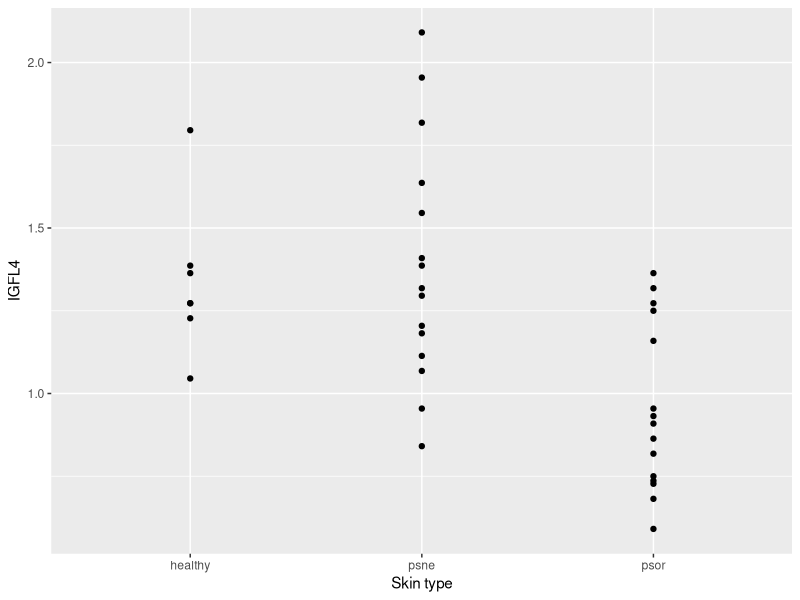

Here is the R script that generated this plot:
## ---- chunk 1
knitr::opts_chunk$set(echo = TRUE, eval = TRUE, warning = FALSE)
## ---- chunk 2
#install.packages("tidyverse")
#install.packages("readxl")
#install.packages("emmeans")
library(tidyverse)
library(readxl)
library(emmeans)
## ---- chunk 3
# Read in the data from Excel file and call it psoriasisData
setwd("/Users/qcr613/Documents/GitHub/FromExceltoR")
psoriasisData <- read_excel("../Data/psoriasis.xlsx")

# View the top rows of the dataset
head(psoriasisData)

# Extract the data of interest containing the IGFL4 expression levels and skin sample type from the dataset and call this subset psorData
psorData  <- select(psoriasisData, type, IGFL4)

# View the top rows of the dataset psorData


# Change variable named 'type' to factor so that we can use in our analysis in the next steps
# First let's check if it is character
is.character(psorData$type)

# Now change to factor
psorData <- mutate(psorData, type = factor(type))
# Again, let's check if it is factor now


# Check that there are 15, 15 and 7 skin samples in the three groups. Hint: count()

## ---- chunk 4
# (1) a plot showing three groups of skin samples (healthy, psne, psor) and IGFL4 expression levels from each skin sample
ggplot(psorData, aes(x=type, y=IGFL4)) +
  geom_point() + 
  labs(x="Skin type", y="IGFL4")

# (2) a boxplot for the same group-wise comparison. Hint: geom_boxplot()


# And finally, obtain the group-wise (healthy, psne, psor) descriptive statistics (mean, median and standard deviation). Hint: group_by()

## ---- chunk 5
# oneway analysis of variance (ANOVA)
oneway <- lm(log(IGFL4) ~ type, data=psorData)

# View the model coefficients

## ---- chunk 6
# Carry out an $F$-test for the overall effect of the explanatory (i.e. independent) variable

## ---- chunk 7
# Run emmeans
emmeans(oneway,~type)

# Perform post hoc pairwise comparisons
